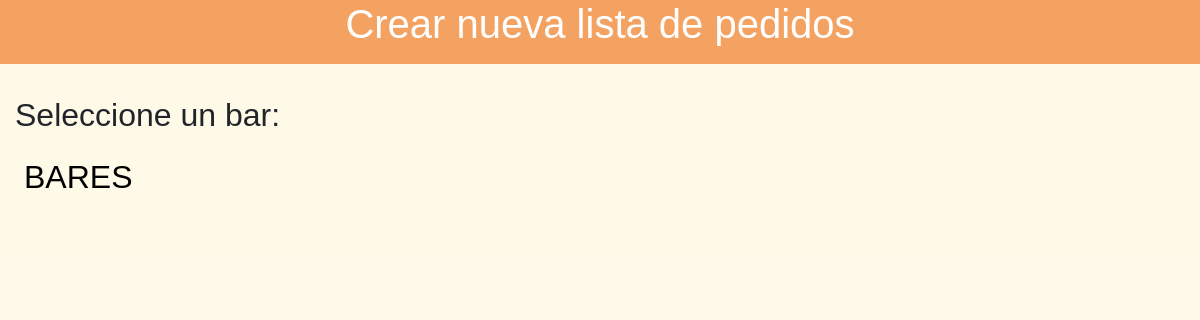
The page /coffeeorder_app/1/menuorderlist/ on the database as committed earlier.
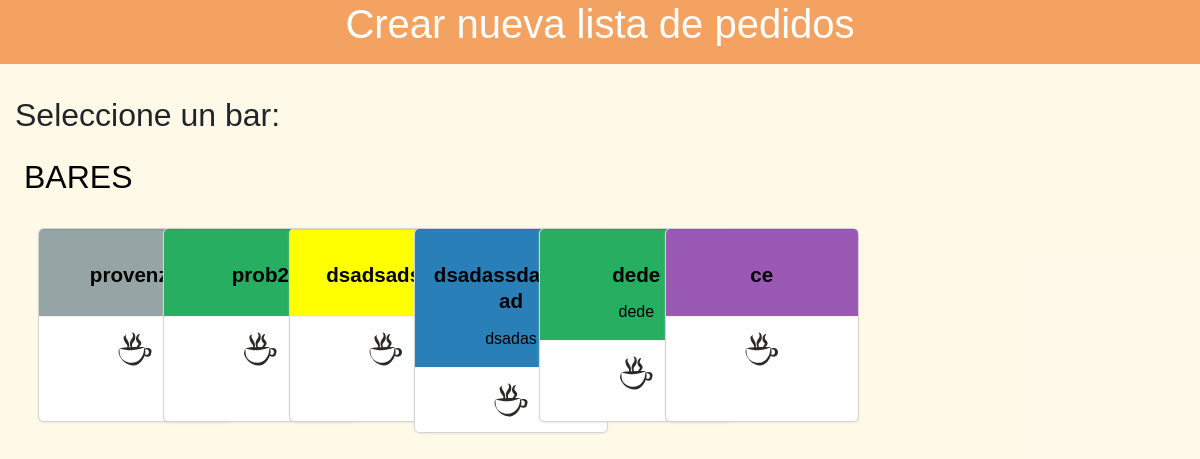
The same page on the database as committed later.
### coffeeorder_app/model/bar.py (models this page shows, shortened)
class Bar(models.Model):
    class Meta:
        pass
    bar_name = models.CharField(max_length=100)
    bar_info = models.TextField(max_length=500, null=True, blank=True)
    bar_color = models.CharField(max_length=100, default="yellow")
    bar_official = models.BooleanField(default=False)

### coffeeorder_app/views.py (the view)
# urls.py: path('<int:group_id>/menuorderlist/', views.menu_order_list, name='menu_order_list'),
def menu_order_list(request, group_id):
    group = UserGroup.objects.get(id=group_id)
    return render(request, 'coffeeorder_app/menuOrderList.html',{'group':group,})

### coffeeorder_app/templates/coffeeorder_app/menuOrderList.html (shortened to what this page needs)
{% extends 'base.html' %}
{% load staticfiles %}
{% block head_css_section %}
  <link href="{% static 'css/login.css' %}" rel="stylesheet" media="screen">
{% endblock head_css_section %}
{% block content %}
<div class="jumbotron text-center">
  {% if registered %}
    <h1>Lista creada</h1>
  {% else %}
  <h1>Crear nueva lista de pedidos</h1>
  {% endif %}
</div>
{% if not registered %}
    <div class="container-fluid">
        <div class="row">
            <div class="col-sm-8">
                <h2>Seleccione un bar:</h2>
                <div class="card-container">
                    <div class="row"><h2>BARES</h2></div>
                    <div class="row">
                        {% for bar in group.group_bar.all %}
                            <div class="col-12 col-md-3 col-lg-2 mt-4 ">
                                <a href="#">
                                    <div class="card">
                                        <div class="card-block" style="background-color:{{ bar.bar_color }};">
                                            <h4 class="card-title mt-3">{{ bar.bar_name }}</h4>
                                            <p class="card-text">{{ bar.bar_info}}</p>
                                        </div>
                                        <div class="card-footer">
                                            <img class="card-logo" src="/static/images/svgs/1coffee.svg">
                                        </div>
                                    </div>
                                </a>
                            </div>
                        {% endfor %}
                    </div>
                </div>
            </div>
        </div>
    </div>
{% else %}
  <a role="button" class="btn btn-primary"  style='margin: 5% 50%;' href="{% url 'index' %}">INICIO</a>
{% endif %}
{% endblock %}

### templates/base.html (shortened to what this page needs)
<!DOCTYPE html>
{% load staticfiles %}
<html>
<head>
    {% block head_css %}
        {% block head_css_site %}
            <link href="{% static 'css/bootstrap.min.css' %}" rel="stylesheet" media="screen">
            <link href="{% static 'css/basic.css' %}" rel="stylesheet" media="screen">
            <link href="{% static 'css/coffee-icon.css' %}" rel="stylesheet" media="screen">
            <link href="{% static 'css/coffee.css' %}" rel="stylesheet" media="screen">
        {% endblock head_css_site %}
        {% block head_css_section %}{% endblock head_css_section %}
    {% endblock head_css %}
</head>
<body>
<div class="content-container">
    {% block content %}
    {% endblock content %}
</div>
</body>
</html>

### static/css/basic.css (style rules this page uses)
:root { --japanese-indigo: #264653; --jungle-green: #2A9D8F; --hansa-yellow: #E9C46A; --sandy-brown: #F4A261; --sandy-brown-light: #f9ac6e; --light-red-orchre: #E76F51; --main-txt-color: blue; --main-padding: 15px; }
html, body { font-family: Verdana, Geneva, sans-serif; height: 100%; position: relative; }
.content-container { min-height: 90vh; overflow: hidden; display: block; position: relative; background-color: #ffc8241a; }
.jumbotron { background-color: var(--sandy-brown); color: #ffffff; padding: 0 0.5em 0.5em 0.5em; border-radius: 0; }

### coffeeorder_app/static/css/coffee.css (style rules this page uses)
.card { min-height:12em; min-width:12em; font-size: 1em; overflow: hidden; padding: 0; border: none; border-radius: .28571429rem; box-shadow: 0 1px 3px 0 #d4d4d5, 0 0 0 1px #d4d4d5; }
.card-logo { border-radius: 50%; width: 2.5em; height: 2.5em; padding: 2%; }
.card-block { font-size: 1em; position: relative; margin: 0; padding: 1em; text-align:center; border: none; border-top: 1px solid rgba(34, 36, 38, .1); box-shadow: none; }
.card-footer { font-size: 1em; text-align: center; top: 0; left: 0; max-width: 100%; padding: .75em 1em; color: rgba(0, 0, 0, .4); border-top: 1px solid rgba(0, 0, 0, .05) !important; background: #fff; }
.card-title { font-size: 1.28571429em; font-weight: 700; line-height: 1.2857em; }
.card-container { margin:1em; padding:0.5em; color:black; }
.card-container a { color:black; text-decoration: none!important; }

Rows that differ between the two databases and show on the page:
added Bar: bar_name "provenza", bar_color "#95a5a6" (drawn)
added Bar: bar_name "prob2"
added Bar: bar_name "dsadsadsad", bar_color "yellow" (drawn)
added Bar: bar_name "dsadassdadasdad", bar_info "dsadas", bar_color "#2980b9" (drawn)
added Bar: bar_name "dede", bar_info "dede"
added Bar: bar_name "ce", bar_color "#9b59b6" (drawn)
